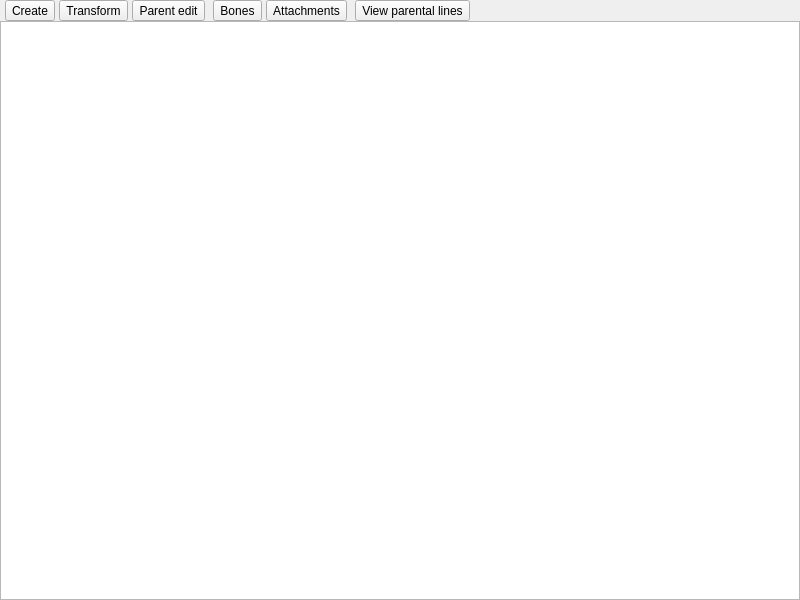
<?xml version="1.0" encoding="UTF-8"?>
<ui version="4.0">
 <class>ViewWidget</class>
 <widget class="QWidget" name="ViewWidget">
  <property name="geometry">
   <rect>
    <x>0</x>
    <y>0</y>
    <width>800</width>
    <height>600</height>
   </rect>
  </property>
  <property name="windowTitle">
   <string>Form</string>
  </property>
  <layout class="QVBoxLayout" name="verticalLayout">
   <property name="spacing">
    <number>0</number>
   </property>
   <property name="leftMargin">
    <number>0</number>
   </property>
   <property name="topMargin">
    <number>0</number>
   </property>
   <property name="rightMargin">
    <number>0</number>
   </property>
   <property name="bottomMargin">
    <number>0</number>
   </property>
   <item>
    <widget class="Manhattan::StyledBar" name="toolBar" native="true">
     <layout class="QHBoxLayout" name="horizontalLayout">
      <property name="spacing">
       <number>4</number>
      </property>
      <property name="leftMargin">
       <number>5</number>
      </property>
      <property name="topMargin">
       <number>0</number>
      </property>
      <property name="rightMargin">
       <number>0</number>
      </property>
      <property name="bottomMargin">
       <number>0</number>
      </property>
      <item>
       <widget class="QToolButton" name="createButton">
        <property name="text">
         <string>Create</string>
        </property>
        <property name="shortcut">
         <string>Ctrl+1</string>
        </property>
        <property name="checkable">
         <bool>true</bool>
        </property>
       </widget>
      </item>
      <item>
       <widget class="QToolButton" name="transformButton">
        <property name="text">
         <string>Transform</string>
        </property>
        <property name="shortcut">
         <string>Ctrl+2</string>
        </property>
        <property name="checkable">
         <bool>true</bool>
        </property>
        <property name="checked">
         <bool>false</bool>
        </property>
       </widget>
      </item>
      <item>
       <widget class="QToolButton" name="parentEditButton">
        <property name="text">
         <string>Parent edit</string>
        </property>
        <property name="shortcut">
         <string>Ctrl+3</string>
        </property>
        <property name="checkable">
         <bool>true</bool>
        </property>
       </widget>
      </item>
      <item>
       <widget class="Manhattan::StyledSeparator" name="widget" native="true"/>
      </item>
      <item>
       <widget class="QToolButton" name="bonesButton">
        <property name="text">
         <string>Bones</string>
        </property>
        <property name="checkable">
         <bool>true</bool>
        </property>
       </widget>
      </item>
      <item>
       <widget class="QToolButton" name="attachmentsButton">
        <property name="text">
         <string>Attachments</string>
        </property>
        <property name="checkable">
         <bool>true</bool>
        </property>
       </widget>
      </item>
      <item>
       <widget class="Manhattan::StyledSeparator" name="widget_2" native="true"/>
      </item>
      <item>
       <widget class="QToolButton" name="viewParentalLinesButton">
        <property name="text">
         <string>View parental lines</string>
        </property>
        <property name="checkable">
         <bool>true</bool>
        </property>
       </widget>
      </item>
      <item>
       <spacer name="horizontalSpacer">
        <property name="orientation">
         <enum>Qt::Horizontal</enum>
        </property>
        <property name="sizeHint" stdset="0">
         <size>
          <width>40</width>
          <height>20</height>
         </size>
        </property>
       </spacer>
      </item>
     </layout>
    </widget>
   </item>
   <item>
    <widget class="View" name="graphicsView"/>
   </item>
  </layout>
 </widget>
 <customwidgets>
  <customwidget>
   <class>View</class>
   <extends>QGraphicsView</extends>
   <header>View.hpp</header>
   <slots>
    <signal>switchedToBoneTargetMode()</signal>
    <signal>switchedToAttachmentTargetMode()</signal>
    <slot>setTransformEditMode()</slot>
    <slot>setRotateTransformMode()</slot>
    <slot>setTranslateTransformMode()</slot>
    <slot>setScaleTransformMode()</slot>
    <slot>setCreateEditMode()</slot>
    <slot>setSelectTransformMode()</slot>
    <slot>setParentEditMode()</slot>
    <slot>setBoneTargetMode()</slot>
    <slot>setAttachmentTargetMode()</slot>
    <slot>setParentalLinesVisible(bool)</slot>
   </slots>
  </customwidget>
  <customwidget>
   <class>Manhattan::StyledBar</class>
   <extends>QWidget</extends>
   <header location="global">styledbar.h</header>
   <container>1</container>
  </customwidget>
  <customwidget>
   <class>Manhattan::StyledSeparator</class>
   <extends>QWidget</extends>
   <header location="global">styledbar.h</header>
   <container>1</container>
  </customwidget>
 </customwidgets>
 <resources/>
 <connections>
  <connection>
   <sender>createButton</sender>
   <signal>pressed()</signal>
   <receiver>graphicsView</receiver>
   <slot>setCreateEditMode()</slot>
   <hints>
    <hint type="sourcelabel">
     <x>27</x>
     <y>9</y>
    </hint>
    <hint type="destinationlabel">
     <x>199</x>
     <y>159</y>
    </hint>
   </hints>
  </connection>
  <connection>
   <sender>transformButton</sender>
   <signal>pressed()</signal>
   <receiver>graphicsView</receiver>
   <slot>setTransformEditMode()</slot>
   <hints>
    <hint type="sourcelabel">
     <x>85</x>
     <y>9</y>
    </hint>
    <hint type="destinationlabel">
     <x>199</x>
     <y>159</y>
    </hint>
   </hints>
  </connection>
  <connection>
   <sender>parentEditButton</sender>
   <signal>pressed()</signal>
   <receiver>graphicsView</receiver>
   <slot>setParentEditMode()</slot>
   <hints>
    <hint type="sourcelabel">
     <x>152</x>
     <y>9</y>
    </hint>
    <hint type="destinationlabel">
     <x>199</x>
     <y>159</y>
    </hint>
   </hints>
  </connection>
  <connection>
   <sender>attachmentsButton</sender>
   <signal>pressed()</signal>
   <receiver>graphicsView</receiver>
   <slot>setAttachmentTargetMode()</slot>
   <hints>
    <hint type="sourcelabel">
     <x>286</x>
     <y>9</y>
    </hint>
    <hint type="destinationlabel">
     <x>199</x>
     <y>159</y>
    </hint>
   </hints>
  </connection>
  <connection>
   <sender>bonesButton</sender>
   <signal>pressed()</signal>
   <receiver>graphicsView</receiver>
   <slot>setBoneTargetMode()</slot>
   <hints>
    <hint type="sourcelabel">
     <x>224</x>
     <y>9</y>
    </hint>
    <hint type="destinationlabel">
     <x>199</x>
     <y>159</y>
    </hint>
   </hints>
  </connection>
  <connection>
   <sender>graphicsView</sender>
   <signal>switchedToAttachmentTargetMode()</signal>
   <receiver>attachmentsButton</receiver>
   <slot>click()</slot>
   <hints>
    <hint type="sourcelabel">
     <x>199</x>
     <y>159</y>
    </hint>
    <hint type="destinationlabel">
     <x>286</x>
     <y>9</y>
    </hint>
   </hints>
  </connection>
  <connection>
   <sender>graphicsView</sender>
   <signal>switchedToBoneTargetMode()</signal>
   <receiver>bonesButton</receiver>
   <slot>click()</slot>
   <hints>
    <hint type="sourcelabel">
     <x>199</x>
     <y>159</y>
    </hint>
    <hint type="destinationlabel">
     <x>224</x>
     <y>9</y>
    </hint>
   </hints>
  </connection>
  <connection>
   <sender>viewParentalLinesButton</sender>
   <signal>clicked(bool)</signal>
   <receiver>graphicsView</receiver>
   <slot>setParentalLinesVisible(bool)</slot>
   <hints>
    <hint type="sourcelabel">
     <x>392</x>
     <y>9</y>
    </hint>
    <hint type="destinationlabel">
     <x>399</x>
     <y>309</y>
    </hint>
   </hints>
  </connection>
 </connections>
</ui>
